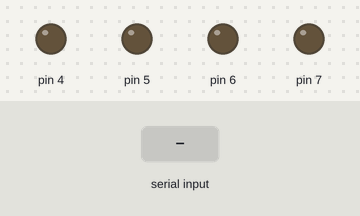
This sketch was run on a simulated Arduino Uno, built with avr-gcc and run on an emulated ATmega328P. Parts: output pins drawn as LEDs (lit = HIGH). The test bench sets the inputs (shaded band). What the sketch prints to the serial monitor is not drawn.

Above: at 1.2 s.
1.3 s: "W" received over Serial
At 2.3 s:
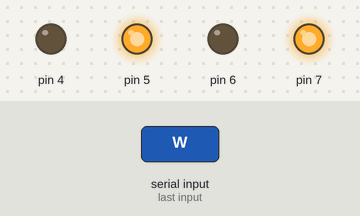
2.8 s: "S" received over Serial
At 3.5 s:
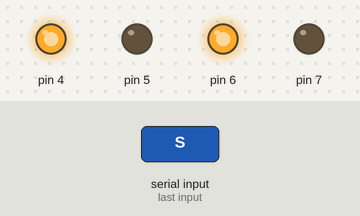
4.3 s: "D" received over Serial
At 4.6 s:
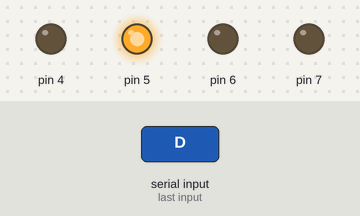
5.8 s: "A" received over Serial
At 6.9 s:
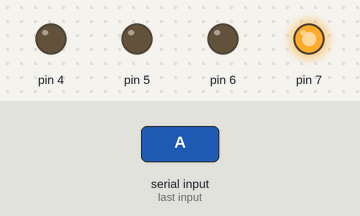
Timing chart, 0 to 8.3 s (numbered marks = the images above; inputs shaded):
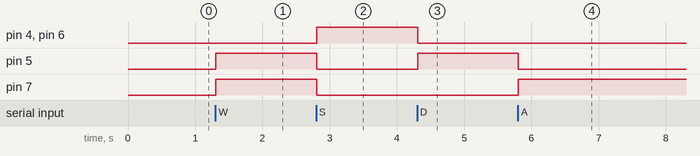

The sketch:

controle_teclado.ino
```cpp
char leitura;
void setup()
{
  Serial.begin(9600);
  pinMode(7, OUTPUT);
  pinMode(6, OUTPUT);
  pinMode(5, OUTPUT);
  pinMode(4, OUTPUT);
}

void loop()
{
  leitura = Serial.read();
  Serial.println(leitura);

  if(leitura == 'W'){
    digitalWrite(7, HIGH);
    digitalWrite(6, LOW);
    digitalWrite(5, HIGH);
    digitalWrite(4, LOW);
  }
  else if(leitura == 'S'){
    digitalWrite(7, LOW);
    digitalWrite(6, HIGH);
    digitalWrite(5, LOW);
    digitalWrite(4, HIGH);
  }
  else if(leitura == 'D'){
    digitalWrite(7, LOW);
    digitalWrite(6, LOW);
    digitalWrite(5, HIGH);
    digitalWrite(4, LOW);
  }
  else if(leitura == 'A'){
    digitalWrite(7, HIGH);
    digitalWrite(6, LOW);
    digitalWrite(5, LOW);
    digitalWrite(4, LOW);
  }
  else if(leitura == 'P'){
    digitalWrite(7, LOW);
    digitalWrite(6, LOW);
    digitalWrite(5, LOW);
    digitalWrite(4, LOW);
  }


}
```

Measured:
- after the input at 1.3 s, pin 5, pin 7: LOW → HIGH at once
- after the input at 2.8 s, pin 4, pin 6: LOW → HIGH at once; pin 5, pin 7: HIGH → LOW at once
- after the input at 4.3 s, pin 4, pin 6: HIGH → LOW at once; pin 5: LOW → HIGH at once
- after the input at 5.8 s, pin 5: HIGH → LOW at once; pin 7: LOW → HIGH at once
